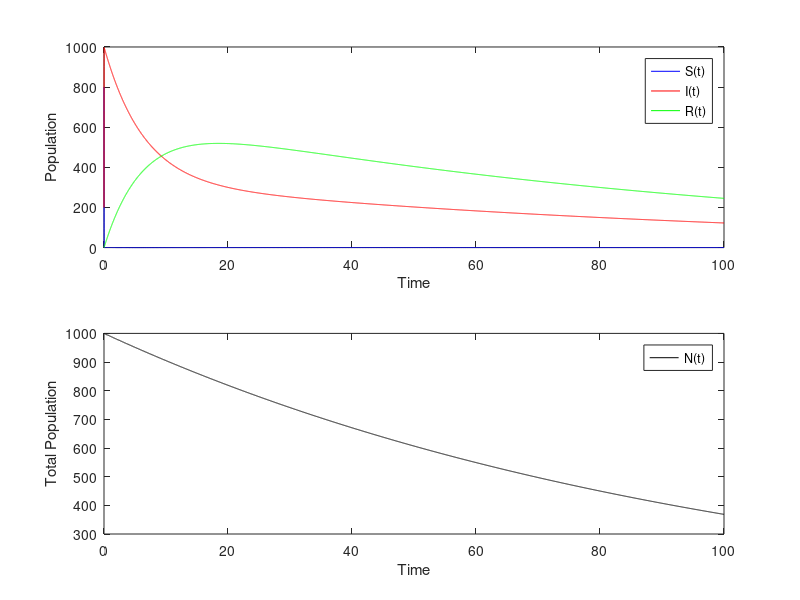
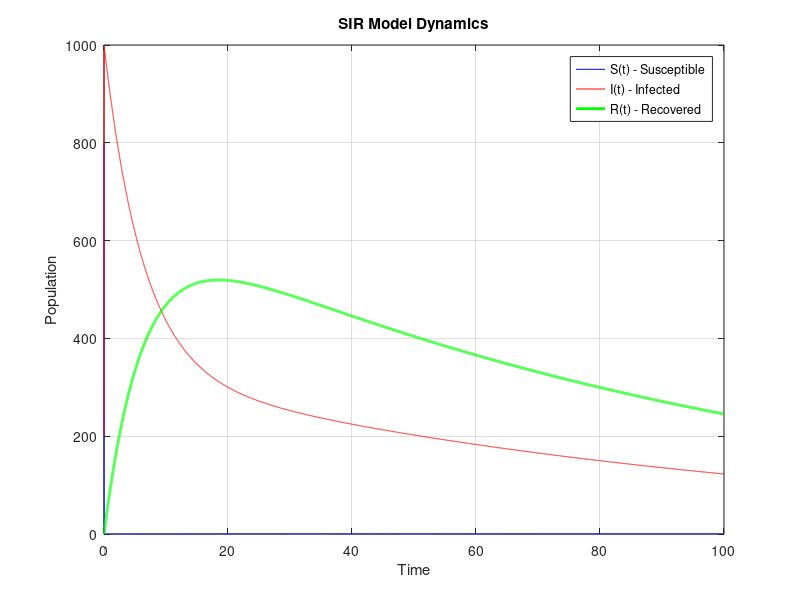

Recreate these plots in MATLAB, in order.
% Параметры
A = 0.01;        % Приток новой популяции
beta = 0.3;      % Коэффициент инфицирования
gamma = 0.05;    % Коэффициент потери иммунитета
mu = 0.01;       % Коэффициент естественной убыли
nu = 0.1;        % Коэффициент выздоровления
N0 = 1000;       % Начальный размер популяции

% Начальные условия
I0 = 0.2 * N0;   % Начальное количество инфицированных
R0 = 0;          % Начальное количество выздоровевших
S0 = N0 - I0;    % Начальное количество восприимчивых
initial_conditions = [S0 I0 R0 N0];

% Диапазон времени
tspan = [0 100];  % Время моделирования

% Система дифференциальных уравнений
function dydt = SIR(t, y, A, beta, gamma, mu, nu)
    S = y(1);  % Восприимчивые
    I = y(2);  % Инфицированные
    R = y(3);  % Выздоровевшие
    N = y(4);  % Общая популяция

    dSdt = A - beta*S*I + gamma*R - mu*S;
    dIdt = beta*S*I - nu*I - mu*I;
    dRdt = nu*I - gamma*R - mu*R;
    dNdt = A - mu*N;
    
    dydt = [dSdt; dIdt; dRdt; dNdt];
end

% Решение уравнений с использованием ode45
[t, Y] = ode45(@(t,y) SIR(t, y, A, beta, gamma, mu, nu), tspan, initial_conditions);

% Извлекаем решения для S, I, R, N
S = Y(:,1);
I = Y(:,2);
R = Y(:,3);
N = Y(:,4);

% Построение графиков
figure;
subplot(2,1,1);
plot(t, S, 'b', 'DisplayName', 'S(t)');
hold on;
plot(t, I, 'r', 'DisplayName', 'I(t)');
plot(t, R, 'g', 'DisplayName', 'R(t)');
xlabel('Time');
ylabel('Population');
legend;

subplot(2,1,2);
plot(t, N, 'k', 'DisplayName', 'N(t)');
xlabel('Time');
ylabel('Total Population');
legend;

figure;
plot(t, S, 'b', t, I, 'r', t, R, 'g', 'LineWidth', 2);
xlabel('Time');
ylabel('Population');
legend('S(t) - Susceptible', 'I(t) - Infected', 'R(t) - Recovered');
title('SIR Model Dynamics');
grid on;
